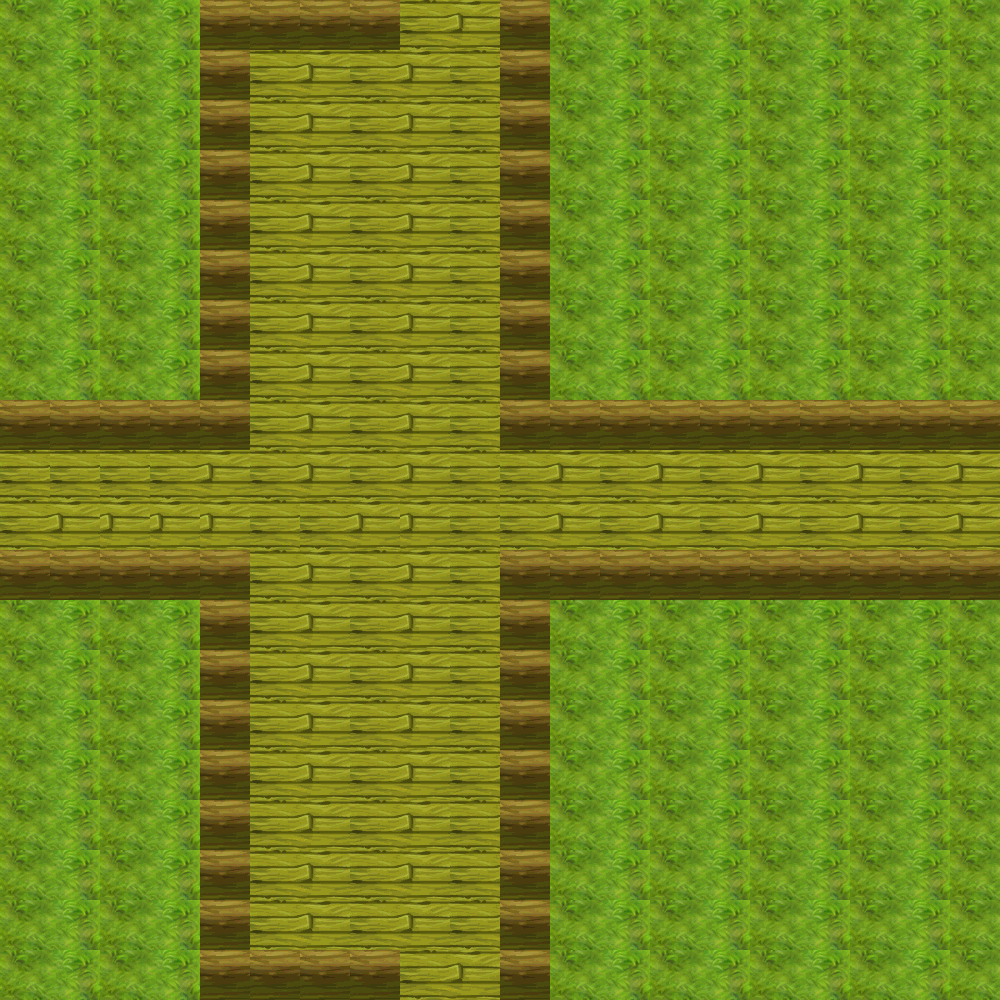

This game map was drawn from its Tiled (.tmx) file and the tilesets committed beside it. A one-line description and the trimmed map source follow:
An orthogonal 20x20 tile map with 50x50 px tiles, 2 tile layers (BackGround, L1).

<map version="2017.05.26" orientation="orthogonal" renderorder="left-down" width="20" height="20" tilewidth="50" tileheight="50" nextobjectid="1">
 <tileset firstgid="1" source="untitled.tsx" />
 <layer name="BackGround" width="20" height="20">
  <data>[400 cells, 68 non-empty, 1 distinct tile ids]</data>
 </layer>
 <layer name="L1" width="20" height="20">
  <data>[400 cells, 332 non-empty, 4 distinct tile ids]</data>
 </layer>
</map>
